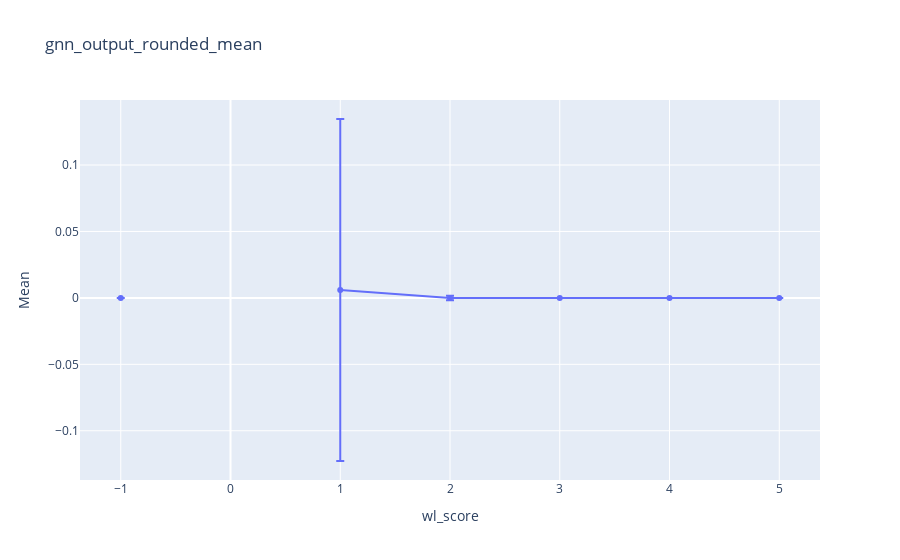

The notebook cell saved with this chart:
### Code cell
gnn_output_rounded_mean = np.array([means[wl_score]["gnn_output_rounded"] for wl_score in range(-1, max_wl_score + 1)])
gnn_output_rounded_std = np.array([stds[wl_score]["gnn_output_rounded"] for wl_score in range(-1, max_wl_score + 1)])
x = list(range(-1, max_wl_score + 1))

fig = go.Figure(data=go.Scatter(x=x, y=gnn_output_rounded_mean, error_y=dict(type='data', array=gnn_output_rounded_std)))
fig.update_layout(title="gnn_output_rounded_mean", xaxis_title="wl_score", yaxis_title="Mean")
fig.show()

### Figure 1 — Plotly figure (JSON) as saved in the notebook; plotly's stock layout.template omitted (floating-point values rounded to 4 significant figures)
{"data": [{"error_y": {"array": [9.291e-07, null, 0.1287, 0.001669, 9.262e-07, 7.631e-07, 0], "type": "data"}, "type": "scatter", "x": [-1, 0, 1, 2, 3, 4, 5], "y": [-2.281e-08, null, 0.005952, -5.582e-05, -2.777e-09, -9.428e-08, -3.539e-08]}], "layout": {"title": {"text": "gnn_output_rounded_mean"}, "xaxis": {"title": {"text": "wl_score"}}, "yaxis": {"title": {"text": "Mean"}}}}
